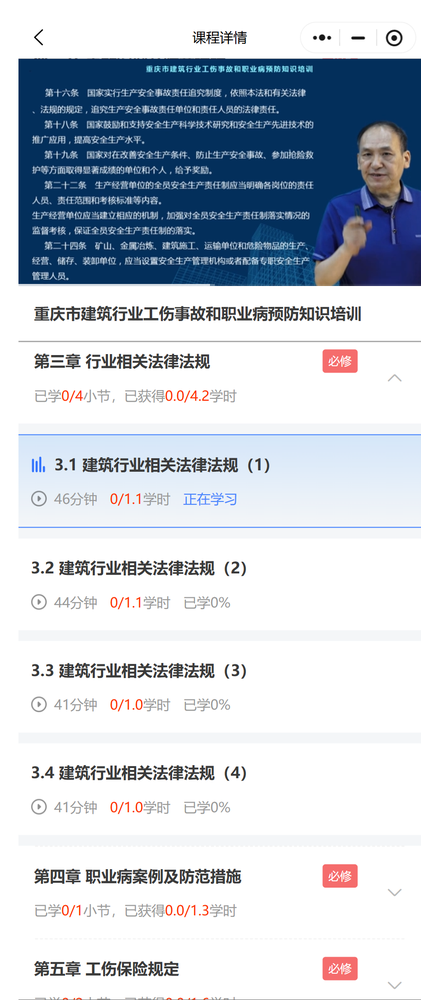
#> input picture lists_full.png, 421 x 1000 px, shrunk from 866 x 2056 before the run
$ python reanalyze_all_menus.py
#> lines starting #> are read from the running program, lines starting #| are printed output that depends on the picture; after the words box and inside, x2 and y2 are one past the last pixel; in counts of white or black regions, pixels touching at a corner belong together
#!/usr/bin/env python3
# -*- coding: utf-8 -*-
"""
重新分析所有菜单
精确识别4个二级菜单区域
"""

import cv2
import numpy as np
import json


def detect_all_red_buttons(image):
    """检测所有红色按钮（包括可能遗漏的）"""
    print("\n🔍 全面检测红色按钮...")
    print("-" * 70)

    hsv = cv2.cvtColor(image, cv2.COLOR_BGR2HSV)
    height, width = image.shape[:2]

    # 红色范围（放宽一些）
    lower_red1 = np.array([0, 80, 80])    # 降低阈值
    upper_red1 = np.array([15, 255, 255])  # 扩大范围
    lower_red2 = np.array([160, 80, 80])
    upper_red2 = np.array([180, 255, 255])

    mask1 = cv2.inRange(hsv, lower_red1, upper_red1)
    mask2 = cv2.inRange(hsv, lower_red2, upper_red2)
    red_mask = cv2.bitwise_or(mask1, mask2)

    # 形态学处理
    kernel = cv2.getStructuringElement(cv2.MORPH_RECT, (3, 3))
    red_mask = cv2.morphologyEx(red_mask, cv2.MORPH_CLOSE, kernel)

    # 保存mask用于调试
    cv2.imwrite('red_mask_debug.png', red_mask)
    print(f"   红色遮罩保存: red_mask_debug.png")

    # 查找轮廓
    contours, _ = cv2.findContours(red_mask, cv2.RETR_EXTERNAL, cv2.CHAIN_APPROX_SIMPLE)

    all_buttons = []
    for contour in contours:
        area = cv2.contourArea(contour)
        x, y, w, h = cv2.boundingRect(contour)

        # 记录所有可能的红色区域（降低阈值）
        if area > 200 and w > 20 and h > 20:
            all_buttons.append({
                'x': x,
                'y': y,
                'width': w,
                'height': h,
                'center_x': x + w // 2,
                'center_y': y + h // 2,
                'area': int(area)
            })

    print(f"   初步检测到 {len(all_buttons)} 个红色区域")

    # 按Y坐标排序
    all_buttons.sort(key=lambda b: b['y'])

    # 去重（合并相近的）
    unique_buttons = []
    for btn in all_buttons:
        is_duplicate = False
        for existing in unique_buttons:
            if abs(btn['center_y'] - existing['center_y']) < 30 and \
               abs(btn['center_x'] - existing['center_x']) < 30:
                # 保留面积更大的
                if btn['area'] > existing['area']:
                    unique_buttons.remove(existing)
                    unique_buttons.append(btn)
                is_duplicate = True
                break

        if not is_duplicate:
            unique_buttons.append(btn)

    # 再次排序
    unique_buttons.sort(key=lambda b: b['y'])

    # 只保留在右侧的按钮（一级菜单按钮通常在右侧）
    right_buttons = [b for b in unique_buttons if b['center_x'] > width * 0.6]

    print(f"   去重后: {len(unique_buttons)} 个")
    print(f"   右侧按钮: {len(right_buttons)} 个")

    # 显示所有按钮
    print(f"\n   所有检测到的红色按钮:")
    for i, btn in enumerate(unique_buttons):
        side = "右侧" if btn['center_x'] > width * 0.6 else "左/中"
        print(f"      {i+1}. Y={btn['center_y']:4d}, X={btn['center_x']:3d}, "
              f"面积={btn['area']:5d}, {side}")

    return unique_buttons, right_buttons


# [38 lines left out: function analyze_vertical_structure, not called in this run]


def identify_all_level2_regions(image, all_buttons):
    """识别所有二级菜单区域"""
    print("\n📋 识别所有二级菜单区域...")
    print("-" * 70)

    height, width = image.shape[:2]

    # 方法：在图片中搜索所有包含内容的区域块
    gray = cv2.cvtColor(image, cv2.COLOR_BGR2GRAY)

    # 使用边缘检测找出内容边界
    edges = cv2.Canny(gray, 50, 150)

    # 水平投影：计算每一行的边缘密度
    horizontal_projection = np.sum(edges, axis=1)

    # 找出内容块（连续的高密度区域）
    threshold = np.mean(horizontal_projection) * 0.5

    in_block = False
    blocks = []
    block_start = 0

    for y, density in enumerate(horizontal_projection):
        if density > threshold and not in_block:
            in_block = True
            block_start = y
        elif density <= threshold and in_block:
            in_block = False
            if y - block_start > 50:  # 最小块高度
                blocks.append({
                    'y_start': block_start,
                    'y_end': y,
                    'height': y - block_start
                })

    print(f"   检测到 {len(blocks)} 个内容块")

    # 尝试将内容块与一级按钮关联
    level2_regions = []

    for i, block in enumerate(blocks):
        print(f"\n   块 {i+1}:")
        print(f"      Y范围: {block['y_start']} ~ {block['y_end']}")
        print(f"      高度: {block['height']}px")

        # 检查这个块是否在某个一级按钮下方
        for btn in all_buttons:
            # 如果块的起始位置在按钮下方50-200px范围内
            if 50 < block['y_start'] - btn['center_y'] < 200:
                print(f"      → 可能是按钮 {btn['center_y']} 的二级菜单")

    # 强制划分：如果用户说有4个二级菜单，我们按高度均分
    print(f"\n   强制划分为4个区域...")

    # 跳过顶部区域（可能是标题）
    content_start = 200
    content_end = height - 100
    content_height = content_end - content_start

    region_height = content_height // 4

    for i in range(4):
        y_start = content_start + i * region_height
        y_end = content_start + (i + 1) * region_height

        level2_regions.append({
            'menu_id': i + 1,
            'y_start': y_start,
            'y_end': y_end,
            'height': y_end - y_start,
            'estimated_courses': (y_end - y_start) // 55
        })

        print(f"      区域 {i+1}: Y={y_start}~{y_end}, 约{(y_end - y_start) // 55}个课程")

    return level2_regions


def create_comprehensive_visualization(image, all_buttons, right_buttons, level2_regions):
    """创建综合可视化"""
    print("\n🎨 生成综合可视化...")
    print("-" * 70)

    result = image.copy()
    height, width = result.shape[:2]

    # 1. 标记所有红色区域（浅色）
    for i, btn in enumerate(all_buttons):
        is_right = btn in right_buttons
        color = (0, 0, 255) if is_right else (100, 100, 255)
        thickness = 3 if is_right else 1

        cv2.rectangle(result,
                     (btn['x'], btn['y']),
                     (btn['x'] + btn['width'], btn['y'] + btn['height']),
                     color, thickness)

        label = f"L1-{i+1}" if is_right else f"R{i+1}"
        cv2.putText(result, label,
                   (btn['x'] - 50, btn['center_y']),
                   cv2.FONT_HERSHEY_SIMPLEX, 0.6, color, 2)

    # 2. 标记4个二级菜单区域
    colors = [(255, 0, 0), (0, 255, 0), (255, 255, 0), (255, 0, 255)]

    for i, region in enumerate(level2_regions):
        color = colors[i % len(colors)]

        # 绘制区域边界
        cv2.rectangle(result,
                     (5, region['y_start']),
                     (width - 5, region['y_end']),
                     color, 3)

        # 区域标签
        cv2.putText(result, f"L2-Menu {region['menu_id']} ({region['estimated_courses']} courses)",
                   (15, region['y_start'] + 25),
                   cv2.FONT_HERSHEY_SIMPLEX, 0.8, color, 2)

        # 标记课程位置
        num_courses = region['estimated_courses']
        for j in range(min(num_courses, 20)):  # 最多标记20个
            course_y = region['y_start'] + 30 + j * 55

            if course_y < region['y_end'] - 20:
                # 课程中心线
                cv2.line(result, (15, course_y), (width-15, course_y),
                        color, 1, cv2.LINE_AA)

                # 学时文本点击位置
                cv2.circle(result, (200, course_y), 6, (0, 165, 255), -1)

                # 每5个标记序号
                if j % 5 == 0:
                    cv2.putText(result, f"C{j+1}",
                               (15, course_y - 5),
                               cv2.FONT_HERSHEY_SIMPLEX, 0.5, color, 1)

    # 3. 添加图例
    legend_y = height - 120
    cv2.rectangle(result, (10, legend_y - 10), (width - 10, height - 10),
                 (0, 0, 0), -1)
    cv2.rectangle(result, (10, legend_y - 10), (width - 10, height - 10),
                 (255, 255, 255), 2)

    cv2.putText(result, "Legend:",
               (20, legend_y + 15),
               cv2.FONT_HERSHEY_SIMPLEX, 0.7, (255, 255, 255), 2)

    # 红色粗框
    cv2.rectangle(result, (20, legend_y + 25), (50, legend_y + 45), (0, 0, 255), 3)
    cv2.putText(result, "= L1 Menu (Red Button)",
               (60, legend_y + 40),
               cv2.FONT_HERSHEY_SIMPLEX, 0.5, (255, 255, 255), 1)

    # 彩色框
    cv2.rectangle(result, (20, legend_y + 55), (50, legend_y + 75), (255, 255, 0), 3)
    cv2.putText(result, "= L2 Menu Region (4 regions)",
               (60, legend_y + 70),
               cv2.FONT_HERSHEY_SIMPLEX, 0.5, (255, 255, 255), 1)

    # 橙色点
    cv2.circle(result, (35, legend_y + 95), 6, (0, 165, 255), -1)
    cv2.putText(result, "= Hours text click point",
               (60, legend_y + 100),
               cv2.FONT_HERSHEY_SIMPLEX, 0.5, (255, 255, 255), 1)

    output_path = 'all_4_level2_menus.png'
    cv2.imwrite(output_path, result)
    print(f"\n   ✅ 保存: {output_path}")

    return output_path


# [88 lines left out: function manual_identify_regions, not called in this run]


def main():
    print("=" * 70)
    print("🔍 重新分析 - 识别所有4个二级菜单")
    print("=" * 70)

    # 加载图片
    image = cv2.imread('lists_full.png')
#> image is the input picture: shape (1000, 421, 3); mean B, G, R 213.7, 203.9, 196.3
    if image is None:
        print("❌ 无法加载图片")
        return

    height, width = image.shape[:2]
    print(f"✅ 图片已加载: {width}x{height}")
#| ✅ 图片已加载: 421x1000

    # 检测所有红色按钮
    all_buttons, right_buttons = detect_all_red_buttons(image)
#> in detect_all_red_buttons, `mask1 = cv2.inRange(hsv, lower_red1, upper_red1)`:
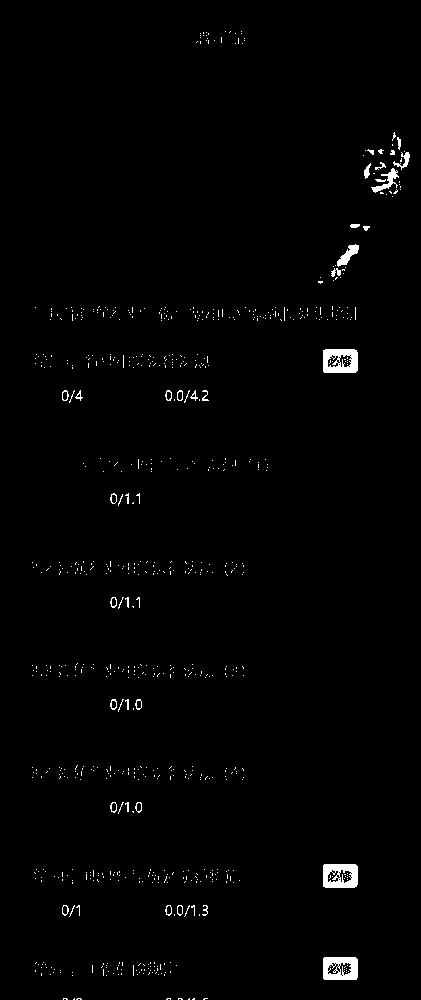
#> mask1: shape (1000, 421); 1.2% white; 797 white regions (762 under 20 px), largest, box (x1, y1, x2, y2) and area: (323, 864, 358, 888) 659, (323, 349, 358, 373) 658, (323, 957, 358, 980) 635
#> in detect_all_red_buttons, `red_mask = cv2.morphologyEx(red_mask, cv2.MORPH_CLOSE, kernel)`:
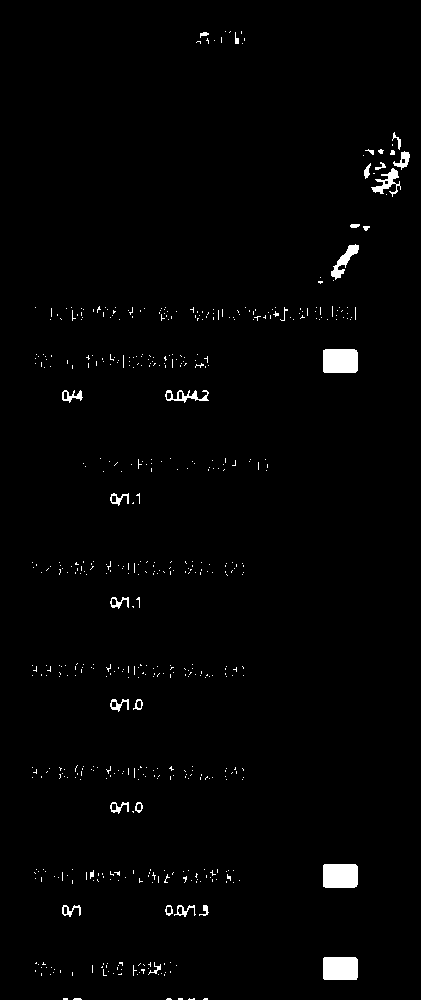
#> red_mask: shape (1000, 421); 1.5% white; 566 white regions (535 under 20 px)
#> in detect_all_red_buttons, `contours, _ = cv2.findContours(red_mask, cv2.RETR_EXTERNAL, cv2.CHAIN_..`: contours = 566 contours, 544 with area under 20; largest, box (x1, y1, x2, y2) and area: (323, 864, 358, 888) 774, (323, 349, 358, 373) 774, (323, 957, 358, 980) 744, (331, 244, 359, 280) 281, (371, 168, 401, 197) 238
#> the loop in detect_all_red_buttons, `for contour in contours:` made 566 passes
#> (area, x, y, w, h) on passes 50 to 52: (743.5, 323, 957, 35, 23), (29, 199, 905, 10, 11), (80.5, 174, 905, 22, 12)
#> after the loop in detect_all_red_buttons, `for contour in contours:`: all_buttons = 5 items
#|    初步检测到 5 个红色区域
#> the loop in detect_all_red_buttons, `for btn in all_buttons:` made 5 passes
#|    去重后: 5 个
#|    右侧按钮: 5 个
#> the loop in detect_all_red_buttons, `for i, btn in enumerate(unique_buttons):` made 5 passes
#|       1. Y= 182, X=386, 面积=  238, 右侧
#|       2. Y= 262, X=345, 面积=  281, 右侧
#|       3. Y= 361, X=340, 面积=  774, 右侧
#|       4. Y= 876, X=340, 面积=  774, 右侧
#|       5. Y= 968, X=340, 面积=  743, 右侧
#> all_buttons = 5 items; right_buttons = 5 items

    # 识别4个二级菜单区域
    level2_regions = identify_all_level2_regions(image, all_buttons)
#> in identify_all_level2_regions, `gray = cv2.cvtColor(image, cv2.COLOR_BGR2GRAY)`:
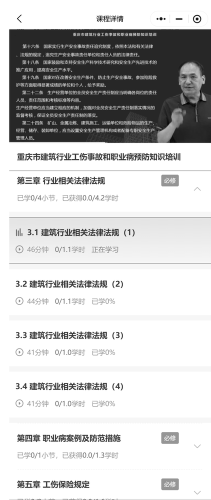
#> gray: shape (1000, 421) (shown at 1/2 size); min 0, max 255, mean 202.8
#> in identify_all_level2_regions, `edges = cv2.Canny(gray, 50, 150)`:
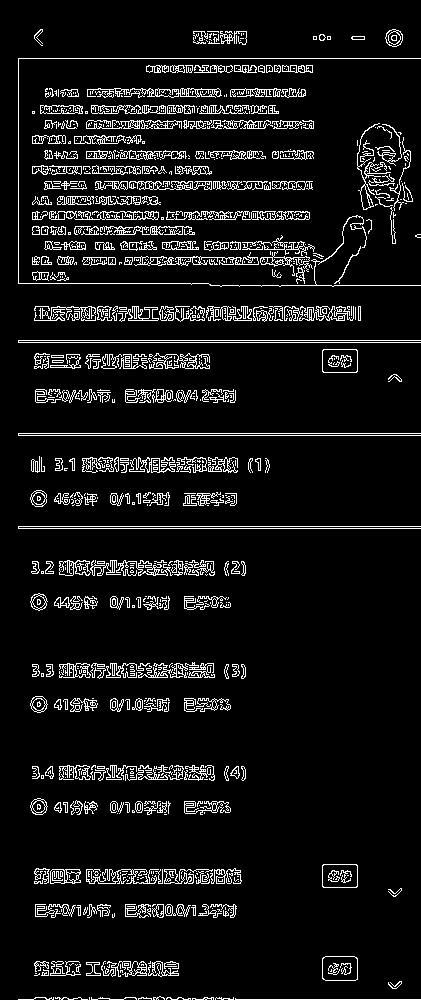
#> edges: shape (1000, 421); 8% white in thin lines or dots
#> in identify_all_level2_regions, `horizontal_projection = np.sum(edges, axis=1)`: horizontal_projection = 1000 values, max 102765 at index 58, min 0 at index 0, mean 8558.3
#> in identify_all_level2_regions, `threshold = np.mean(horizontal_projection) * 0.5`: threshold = 4279.2
#> the loop in identify_all_level2_regions, `for y, density in enumerate(horizontal_projection):` made 1000 passes
#> (density, in_block) on passes 32, 45, 59, 60: (14025, True), (3060, False), (102765, True), (255, False)
#> after the loop in identify_all_level2_regions, `for y, density in enumerate(horizontal_projection):`: block_start = 997; blocks = []; in_block = True
#|    检测到 0 个内容块
#> level2_regions = 4 items

    # 生成可视化
    output = create_comprehensive_visualization(image, all_buttons, right_buttons, level2_regions)
#> the loop in create_comprehensive_visualization, `for i, btn in enumerate(all_buttons):` made 5 passes
#> label on passes 1 to 5: 'L1-1', 'L1-2', 'L1-3', 'L1-4', 'L1-5'
#> after the loop in create_comprehensive_visualization, `for i, btn in enumerate(all_buttons):`:
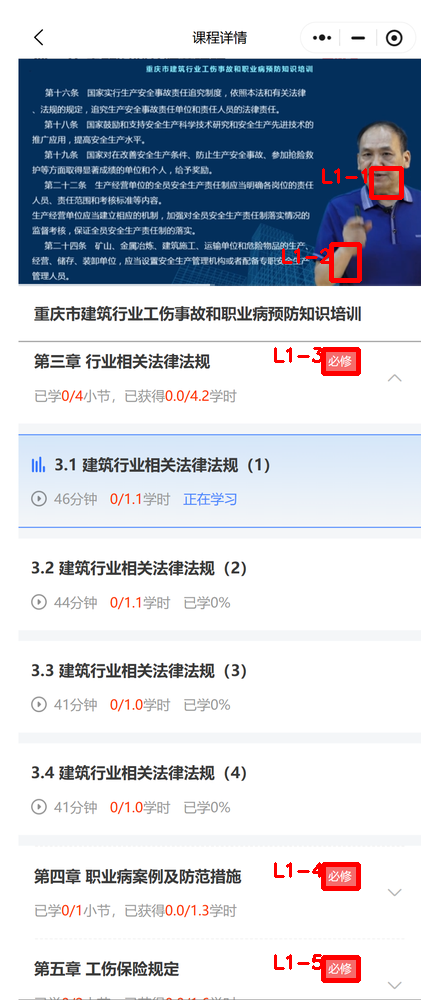
#> result: shape (1000, 421, 3); 0.97% of pixels changed, all inside (x1, y1, x2, y2) = (274, 166, 404, 983)
#> the loop in create_comprehensive_visualization, `for i, region in enumerate(level2_regions):` made 4 passes
#> color on passes 1 to 4: (255, 0, 0), (0, 255, 0), (255, 255, 0), (255, 0, 255)
#> after the loop in create_comprehensive_visualization, `for i, region in enumerate(level2_regions):`:
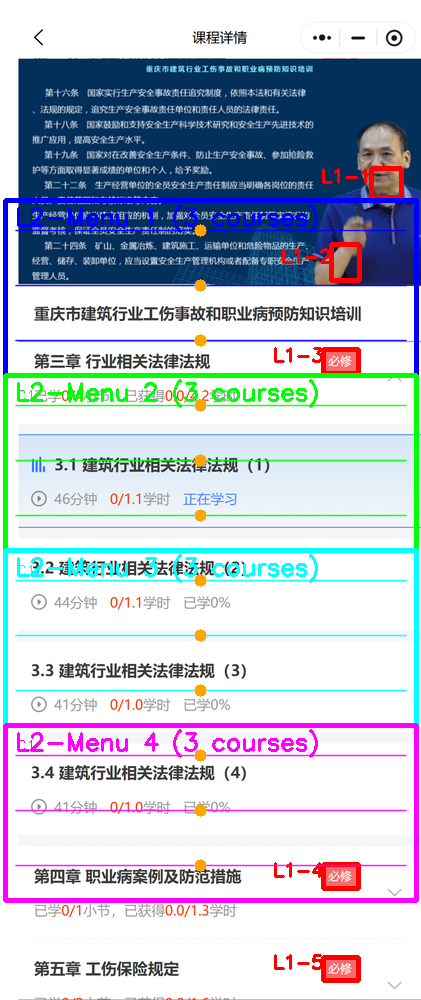
#> result: shape (1000, 421, 3); 9.4% of pixels changed, all inside (x1, y1, x2, y2) = (3, 198, 419, 903)
#> in create_comprehensive_visualization, `cv2.putText(result, "= Hours text click point", (60, legend_y + 100), ..`:
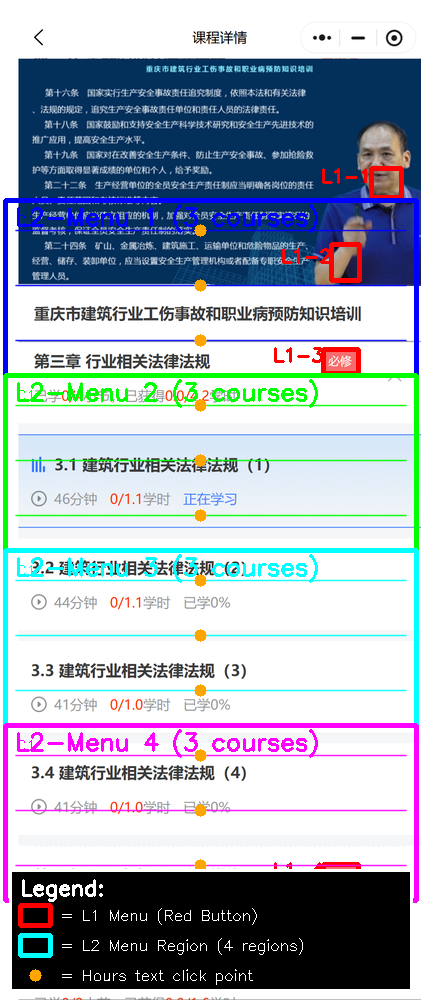
#> result: shape (1000, 421, 3); mean B, G, R 185.2, 172.2, 161.9
#> output = 'all_4_level2_menus.png'

    # 生成报告
    print("\n📊 生成完整报告...")

    report = {
        'image': {
            'path': 'lists_full.png',
            'width': width,
            'height': height
        },
        'level1_buttons': {
            'total_detected': len(all_buttons),
            'right_side': len(right_buttons),
            'positions': [
                {
                    'id': i + 1,
                    'x': btn['center_x'],
                    'y': btn['center_y'],
                    'click': (btn['center_x'], btn['center_y'])
                }
                for i, btn in enumerate(right_buttons)
            ]
        },
        'level2_menus': {
            'total': len(level2_regions),
            'regions': [
                {
                    'menu_id': r['menu_id'],
                    'y_start': int(r['y_start']),
                    'y_end': int(r['y_end']),
                    'height': int(r['height']),
                    'estimated_courses': r['estimated_courses'],
                    'method': r.get('method', 'unknown')
                }
                for r in level2_regions
            ]
        },
        'course_coordinates': []
    }

    # 生成所有课程的坐标
    for region in level2_regions:
        for i in range(region['estimated_courses']):
            course_y = region['y_start'] + 30 + i * 55
            if course_y < region['y_end'] - 20:
                report['course_coordinates'].append({
                    'parent_menu': region['menu_id'],
                    'course_index': i + 1,
                    'click_x': 200,
                    'click_y': course_y
                })
#> this loop made 4 passes

    # 保存JSON
    json_path = 'complete_menu_structure.json'
    with open(json_path, 'w', encoding='utf-8') as f:
        json.dump(report, f, indent=2, ensure_ascii=False)

    print(f"   ✅ 保存: {json_path}")

    # 打印摘要
    print("\n" + "=" * 70)
    print("📊 分析摘要")
    print("=" * 70)

    print(f"\n一级按钮:")
    print(f"   总数: {len(all_buttons)}")
#|    总数: 5
    print(f"   右侧（有效）: {len(right_buttons)}")
#|    右侧（有效）: 5

    print(f"\n二级菜单:")
    print(f"   总数: {len(level2_regions)} 个 ✅")
#|    总数: 4 个 ✅

    total_courses = sum(r['estimated_courses'] for r in level2_regions)
#> total_courses = 12
    print(f"   课程总数: 约 {total_courses} 个")
#|    课程总数: 约 12 个

    for r in level2_regions:
        print(f"\n   菜单 {r['menu_id']}:")
        print(f"      Y范围: {r['y_start']} ~ {r['y_end']}")
        print(f"      高度: {r['height']}px")
        print(f"      课程数: 约 {r['estimated_courses']} 个")

    print("\n" + "=" * 70)
    print("✅ 分析完成！")
    print("=" * 70)
    print("\n生成的文件:")
    print("  all_4_level2_menus.png      - 完整可视化（标注了4个区域）⭐⭐⭐")
    print("  complete_menu_structure.json - 完整数据报告")
    print("  red_mask_debug.png          - 红色检测遮罩（调试用）")

    print("\n查看可视化:")
    print("  xdg-open all_4_level2_menus.png")


if __name__ == '__main__':
    main()
